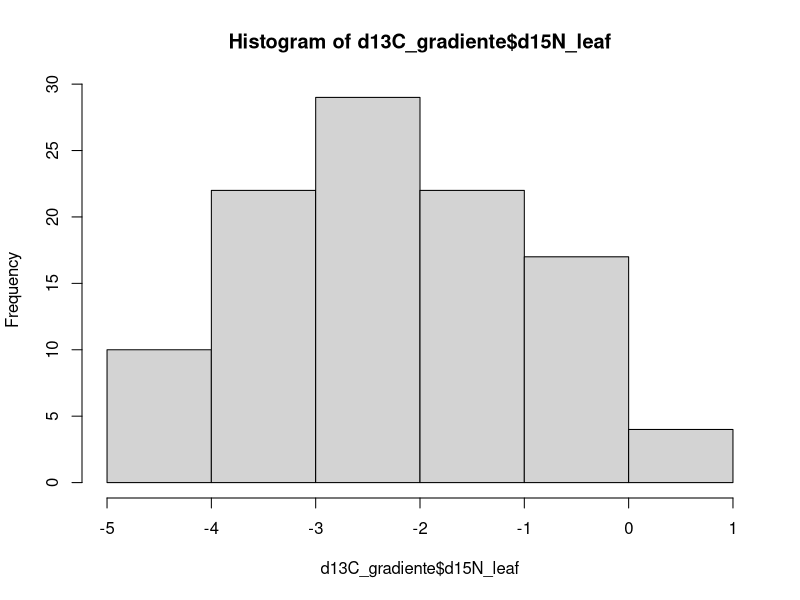
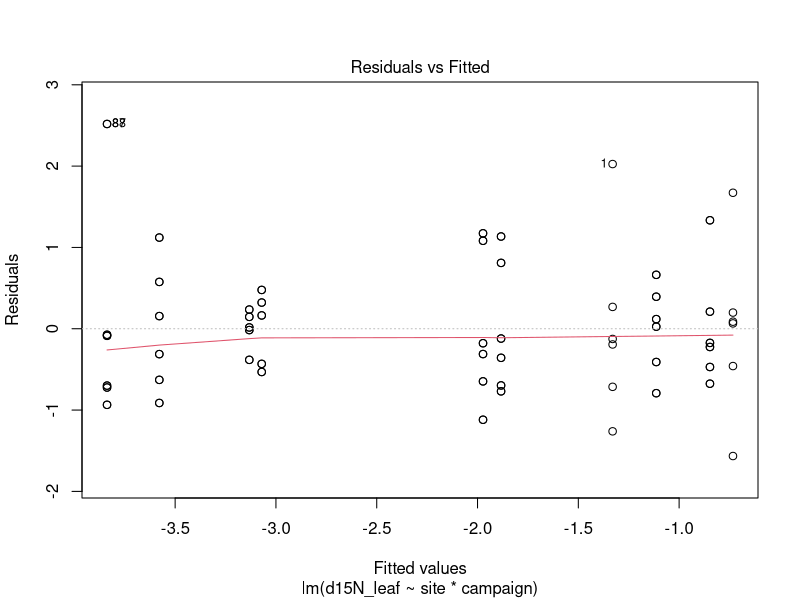
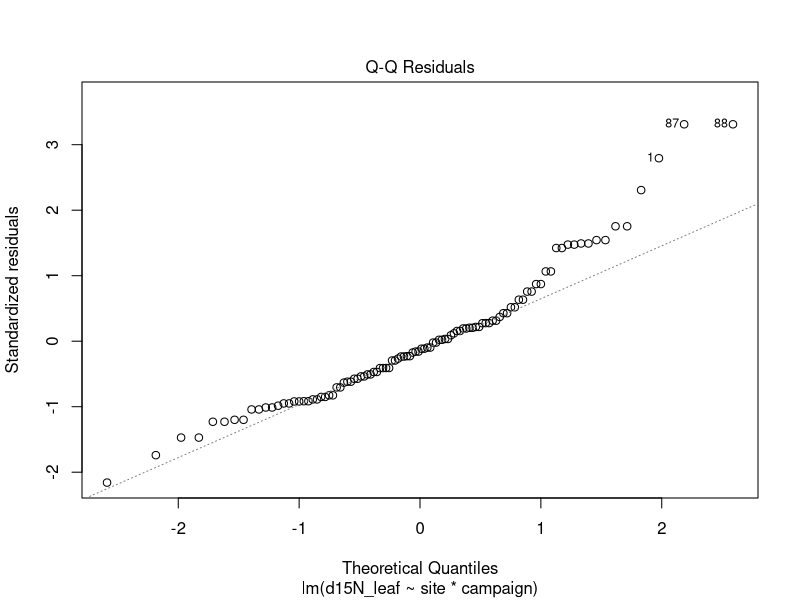
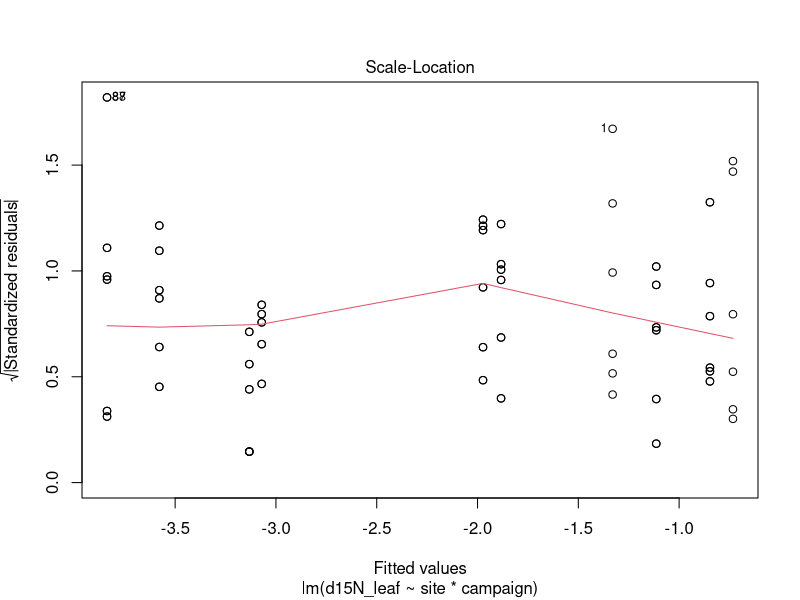
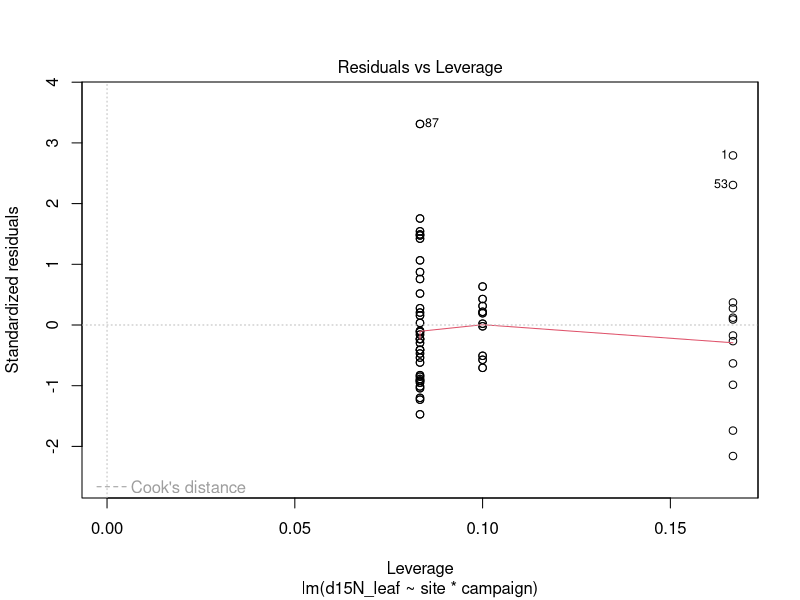
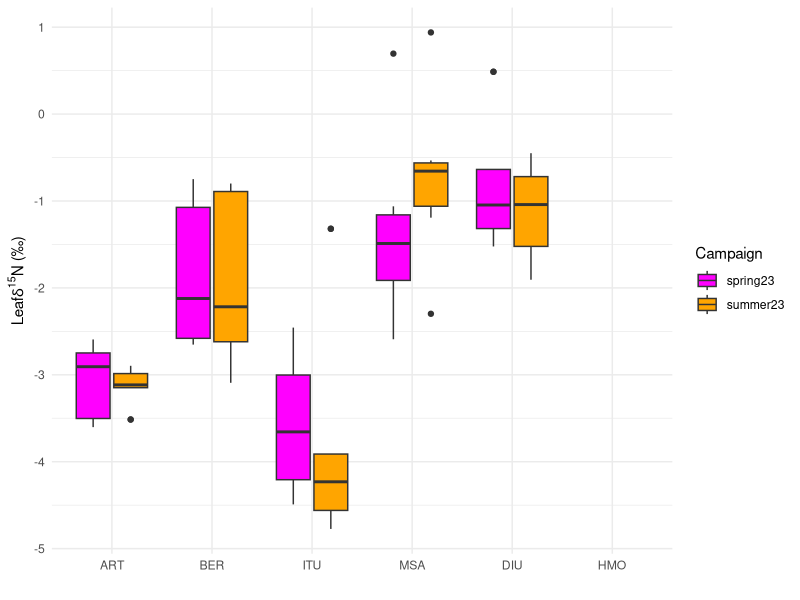
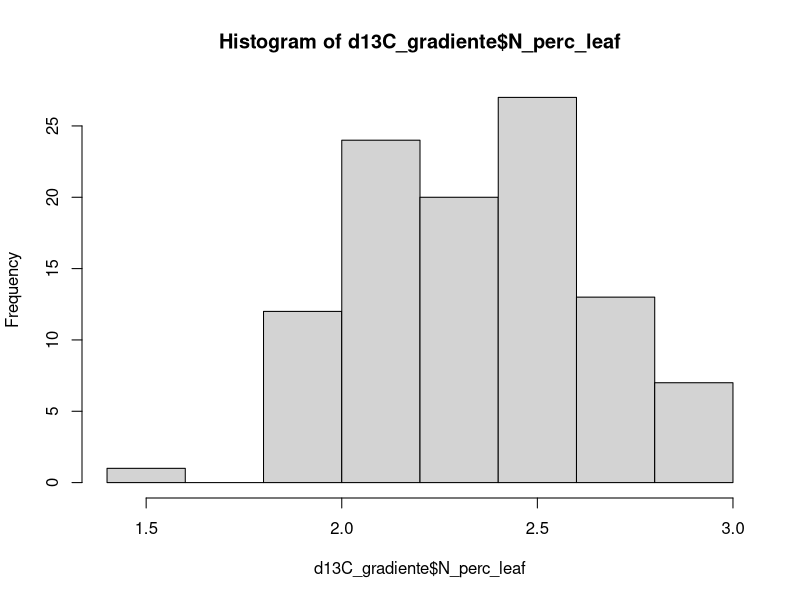
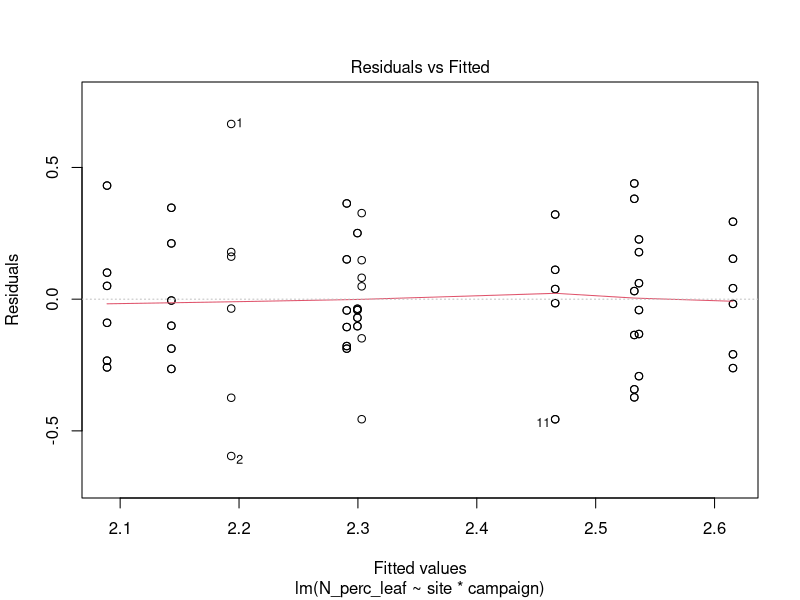

Recreate these plots in R, in order.
library(emmeans)
library(multcomp)
library(multcompView)
library(tidyverse)

####1. Prepare the data####

# selection of data from the various campaigns and canopy positions is based on
# the results of the statistical analyses detailed in "quick_stats_plots"

d13CtreeRing <- read.csv("gradienteData/isotopes_gradiente_2023/Tabla_S2025-3401_mod.csv") %>% 
  full_join(read.csv("gradienteData/alturas_individuos/dbh_height.csv"),
             by = c("site", "tree")) %>% 
  filter(year == 2023) %>% 
  select(-c(year, perc_C)) %>%
  rename(d13C_ring23 = d13C_permil) %>% 
  relocate(d13C_ring23, .after = h_m)

d13CbasePh <- read.csv("gradienteData/isotopes_gradiente_2023/isotopes_base_phloem.csv") %>% 
  filter(sampling_date <= 20230701 | sampling_date >= 20230827) %>%
  mutate(campaign = ifelse(sampling_date <= 20230701, "spring23", "summer23")) %>% 
  select(-c(d15N_base_phloem)) |> 
  rename(d13C_stem_ph = d13C_base_phloem)

d13Cleaf <- read.csv("gradienteData/isotopes_gradiente_2023/isotopes_leaf.csv") %>% 
  mutate(ratio_CN_leaf = C_perc_leaf/N_perc_leaf) %>% 
  filter(canopy_position == "shade_low") %>% 
  filter(sampling_date <= 20230731 | sampling_date >= 20230827) %>% 
  select(-c(weight_mg, canopy_position, canopy_position2, sampling_date))

d13CstemPh <- read.csv("gradienteData/isotopes_gradiente_2023/isotopes_stem_phloem.csv") %>%
  filter(sampling_date <= 20230701 | sampling_date >= 20230827) %>%
  filter(canopy_position == "shade_low") %>%
  mutate(campaign = ifelse(sampling_date <= 20230701, "spring23", "summer23")) %>% 
  select(-c(d15N_stem_phloem, canopy_position, canopy_position2, sampling_date)) |> 
  rename(d13C_branch_ph = d13C_stem_phloem)

d13C_gradiente <- full_join(d13CstemPh, d13CbasePh, by = c("site", "tree", "campaign")) |> 
  full_join(d13Cleaf, by = c("site", "tree", "campaign")) |> 
  full_join(d13CtreeRing, by = c("site", "tree")) |> 
  relocate(c(dbh_cm, h_m, d13C_ring23), .after = campaign) |> 
  relocate(sampling_date, .after = campaign) |> 
  mutate(site = factor(site, levels = c("ART", "BER", "ITU", "MSA", "DIU", "HMO")))

####2. Analyses####
#####2.1. d15N#####
hist(d13C_gradiente$d15N_leaf)
modeld15N <- lm(d15N_leaf ~ site * campaign, data = d13C_gradiente)
plot(modeld15N)
summary(modeld15N)
anova(modeld15N)
modeld15N_means <- emmeans(modeld15N, ~ site)
model_means_cld <- cld(modeld15N_means, adjust = "sidak",
                       Letters = c("a", "b", "c", "d", "e", "f", "g"),
                       alpha = 0.05, sort = FALSE)
ggplot(d13C_gradiente, aes(x = site, y = d15N_leaf, fill = campaign)) +
  geom_boxplot(
    position = position_dodge2(width = 0.8, preserve = "single")) +
  scale_fill_manual(values=c("magenta1", "orange")) +
  labs(
    x = "",
    y = expression("Leaf" * delta^15 * "N (\u2030)"),
    fill = "Campaign"
  ) +
  theme_minimal()
#####2.1. Nitrogen#####
hist(d13C_gradiente$N_perc_leaf)
modelN <- lm(N_perc_leaf ~ site * campaign, data = d13C_gradiente)
plot(modelN)
summary(modelN)
anova(modelN)
modelN_means <- emmeans(modelN, ~ site)
model_means_cld <- cld(modelN_means, adjust = "sidak",
                       Letters = c("a", "b", "c", "d", "e", "f", "g"),
                       alpha = 0.05, sort = FALSE)
ggplot(d13C_gradiente, aes(x = site, y = N_perc_leaf, fill = campaign)) +
  geom_boxplot(
    position = position_dodge2(width = 0.8, preserve = "single")) +
  scale_fill_manual(values=c("magenta1", "orange")) +
  labs(
    x = "",
    y = expression("["*N[leaf]*"]"~("%")),
    fill = "Campaign"
  ) +
  theme_minimal()

#####2.1. C:N#####
hist(d13C_gradiente$ratio_CN_leaf)
modelratio <- lm(ratio_CN_leaf ~ site * campaign, data = d13C_gradiente)
plot(modelratio)
summary(modelratio)
anova(modelratio)
modelratio_means <- emmeans(modelratio, ~ site)
model_means_cld <- cld(modelratio_means, adjust = "sidak",
                       Letters = c("a", "b", "c", "d", "e", "f", "g"),
                       alpha = 0.05, sort = FALSE)
ggplot(d13C_gradiente, aes(x = site, y = ratio_CN_leaf, fill = campaign)) +
  geom_boxplot(
    position = position_dodge2(width = 0.8, preserve = "single")) +
  scale_fill_manual(values=c("magenta1", "orange")) +
  labs(
    x = "",
    y = expression("["*C[leaf]*"]/["*N[leaf]*"]"),
    fill = "Campaign"
  ) +
  theme_minimal()
